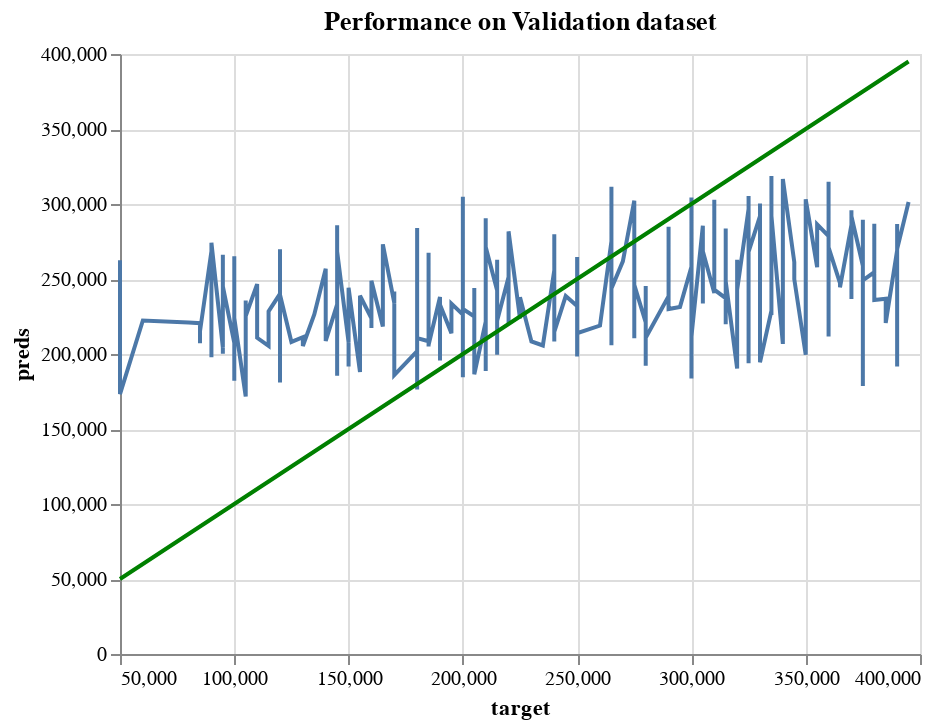

Notebook code cell kept with this figure:
### Code cell
# Graphic depiction of model's performance on Validation dataset

perfect_test = alt.Chart(pd.DataFrame({'target': y_val, 'preds': y_val})).mark_line(color='green').encode(
    x='target',
    y='preds'
)

pred_chart_test = alt.Chart(pd.DataFrame({'target': y_val, 'preds': y_valid_preds})).mark_line().encode(
    x='target',
    y='preds'
  )

combined_chart = (pred_chart_test + perfect_test).properties(
    title='Performance on Validation dataset'
)

combined_chart

### Figure 1 — Vega-Lite specification as saved in the notebook (floating-point values rounded to 4 significant figures; data arrays with more than 128 entries replaced by an {"elided": "..."} marker saying what was removed)
{"config": {"view": {"continuousWidth": 400, "continuousHeight": 300}}, "layer": [{"data": {"name": "data-d7a241e1fb731fc2e01516afbd3bd406"}, "mark": "line", "encoding": {"x": {"field": "target", "type": "quantitative"}, "y": {"field": "preds", "type": "quantitative"}}}, {"data": {"name": "data-80b3d68d789b3ba33d247c8c1cf70df7"}, "mark": {"type": "line", "color": "green"}, "encoding": {"x": {"field": "target", "type": "quantitative"}, "y": {"field": "preds", "type": "quantitative"}}}], "title": "Performance on Validation dataset", "$schema": "https://vega.github.io/schema/vega-lite/v4.17.0.json", "datasets": {"data-d7a241e1fb731fc2e01516afbd3bd406": {"elided": "468 records"}, "data-80b3d68d789b3ba33d247c8c1cf70df7": {"elided": "468 records"}}}
